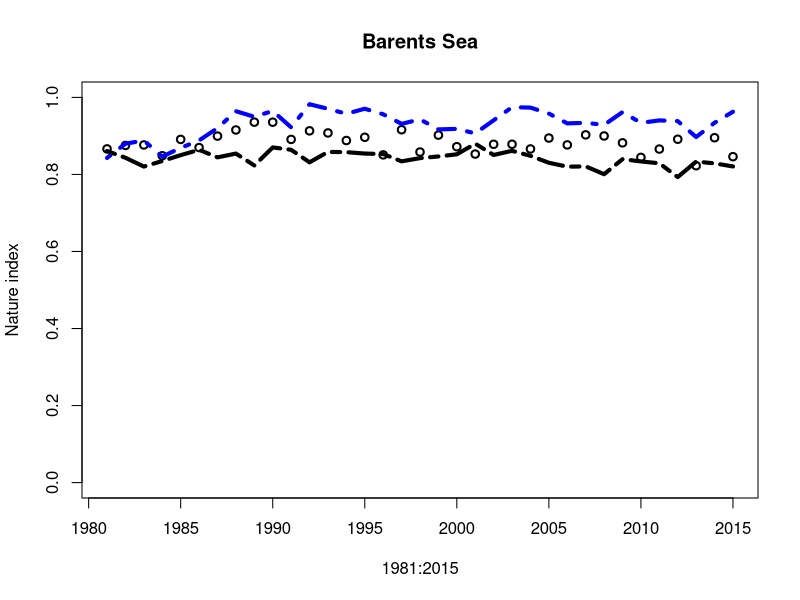
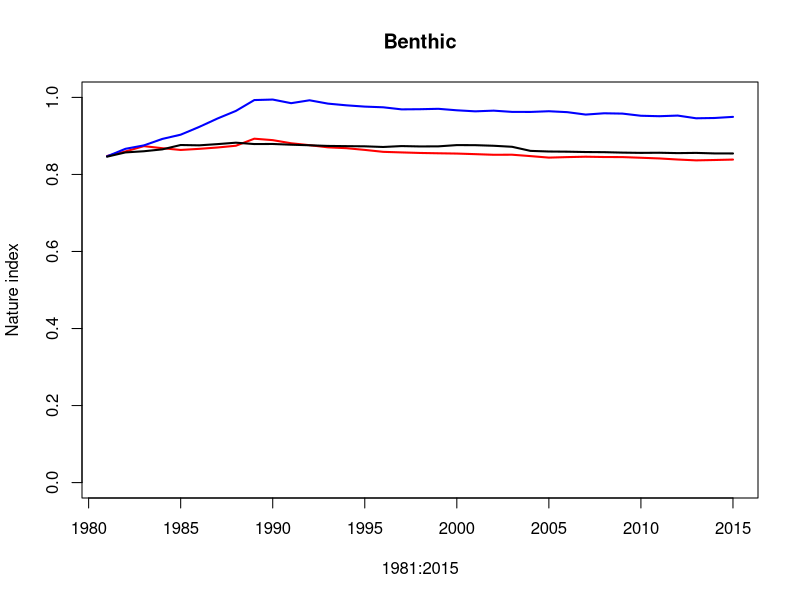
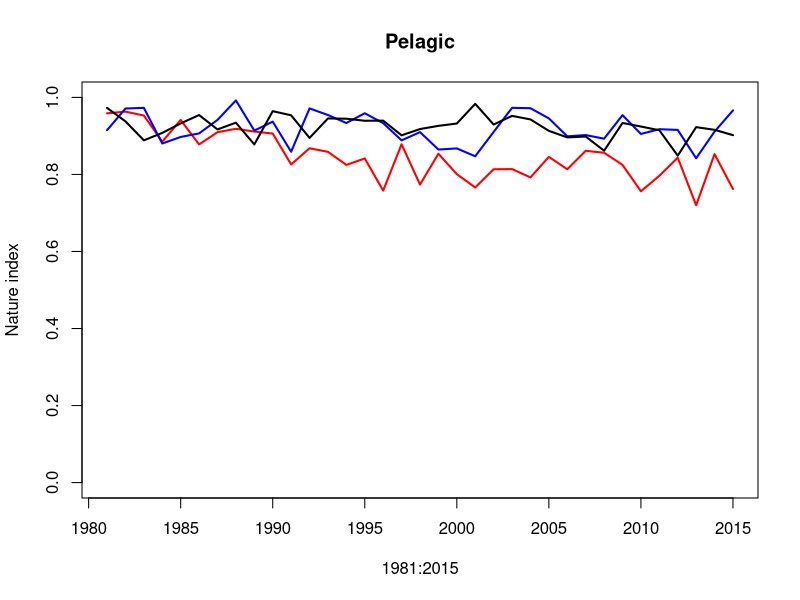

R code for these plots, in order: (Note: this script raises an error after producing the figures.)
library(tidyverse)
# The script calculates the Nature Index from the output of model simulations of the Barents Sea.
# Barent Sea model ....
#
# Indicators: biomass
#
# Reference values are estimated from 

# Functions that scale indicator observations
# Used when there are uncertainties in the indicator observations or reference values.
# So far not used in the Barents Sea calculations.

scaleobs<-function(ValueID=1:2,FK_OmraadeID=rep(1,2),FK_IndicatorID=rep(1,2),FK_RefAarID=c(0,1),nsim=100,
                   bootmat=matrix(1,nrow = 2,ncol = nsim),ref.value.code=0,IndicatorID=1,FK_Scalingmodel=1){
  
  
  Reference.values <- FK_RefAarID == ref.value.code
  refmat <- 0*bootmat
  valuemat <- bootmat
  N.values <- length(ValueID)
  
  for (i in 1:N.values) {
    refmat[i,] <- bootmat[Reference.values & FK_OmraadeID == FK_OmraadeID[i],]
  }
  
  scaled.bootmat <- valuemat/refmat
  dimnames(scaled.bootmat)[[1]] <- ValueID
  
  model.mat <- matrix(1,nrow=N.values,ncol=nsim)
  FK_Scalingmodel <- as.character(FK_Scalingmodel)
  for (i in 1:N.values) {
    model.mat[i,] <- rep(FK_Scalingmodel[IndicatorID == FK_IndicatorID[i]],nsim)
  }
  scaled.bootmat[model.mat == 2] <- (-1)*scaled.bootmat[model.mat == 2] + 2
  scaled.bootmat[scaled.bootmat < 0] <- 0.0
  scaled.bootmat[scaled.bootmat > 1] <- 1.0
  if (!(is.matrix(scaled.bootmat))) {scaled.bootmat <- t(matrix(scaled.bootmat))}
  
  return(scaled.bootmat)
}

# Functions that calculate weights

calculate.fidelity.weights <- function(fidelity = NULL,
                                       functional.group = NULL, 
                                       presence = NULL) {
  
  # Function that calculates fidelity weights
  # functional.groups could be integer, character or factor
  
  fidelity.matrix <- matrix(rep(fidelity,1,each=dim(presence)[1]),ncol=dim(presence)[2])*presence
  fidelity.weight <- fidelity.matrix*0
  
  if (dim(fidelity.matrix)[1] > 1) {
    for (lev in unique(functional.group)) {
      fidelity.weight[,functional.group == lev] <- 
        fidelity.matrix[,functional.group == lev]/
        rowSums(as.matrix(fidelity.matrix[,functional.group == lev]))
    }
  }
  if (dim(fidelity.matrix)[1] == 1) {
    for (lev in unique(functional.group)) {
      fidelity.weight[,functional.group == lev] <- 
        fidelity.matrix[,functional.group == lev]/
        rowSums(t(as.matrix(fidelity.matrix[,functional.group == lev])))
    }
  }
  
  fidelity.weight[is.nan(fidelity.weight)] <- 0
  
  return(fidelity.weight)
}

#-------------

calculate.trophic.weights <- function(functional.group = NULL, 
                                      presence = NULL, 
                                      key.indicator.code = "key",
                                      code.for.absence = 0,
                                      weights.key.indicators = 0.5) {
  
  # Function that calculates trophic weights
  # functional.groups could be integer, character or factor
  
  count.func.group <- function(functional.group, 
                               key.indicator.code = "key",
                               code.for.absence = 0) {
    # Function that counts the number of functional groups other than key indicators
    # in a set of indicators
    
    return(length(unique(functional.group[!(functional.group %in% c(code.for.absence,
                                                                    key.indicator.code))])))
  }
  
  check.for.key.indicators <- function(functional.group,
                                       key.indicator.code = "key") {
    # Function that checks for key indicators among a set of indicators
    
    return(key.indicator.code %in% functional.group)
  }
  
  assign.trophic.weights <- function(functional.group,
                                     n.functional.group,
                                     key.indicators.present, 
                                     key.indicator.code = "key",
                                     code.for.absence = 0,
                                     w = 0.5) {
    # Function that assigns trophic weights to each indicator observed in a BSunit.
    
    # trophic weight for key indicators
    
    trophic.weight <- (functional.group*0) +
      (functional.group == key.indicator.code)*(w + (1-w)*(n.functional.group == 0))
    
    # trophic weight for nonkey indicators
    
    n.functional.group[n.functional.group == 0] <- 1
    trophic.weight <- trophic.weight +
      ((!(functional.group %in% c(code.for.absence,key.indicator.code)))*
         ((1-(w*key.indicators.present))/n.functional.group))
    return(trophic.weight)
  }
  
  if (is.character(functional.group)) {functional.group <- as.factor(functional.group)}
  
  if (is.factor(functional.group)) {
    key.indicator.code <- which(levels(functional.group) == key.indicator.code)
    if (length(key.indicator.code) == 0) {key.indicator.code <- length(levels(functional.group))+10}
    functional.group <- as.integer(functional.group)
    code.for.absence <- 0
  }
  
  functional.group.matrix <- matrix(rep(functional.group,1,each=dim(presence)[1]),
                                    ncol=dim(presence)[2])
  functional.group.matrix <- functional.group.matrix*presence + (!presence)*code.for.absence
  
  n.functional.group <- apply(functional.group.matrix,1,count.func.group,
                              key.indicator.code,code.for.absence)
  key.indicators.present <- apply(functional.group.matrix,1,check.for.key.indicators,
                                  key.indicator.code)
  
  return(apply(functional.group.matrix,2,assign.trophic.weights,
               n.functional.group,key.indicators.present,
               key.indicator.code,code.for.absence,w))
}

#-------------

calculate.BSunit.weights <- function(fidelity,
                                     functional.group, 
                                     presence, 
                                     key.indicator.code = "key",
                                     code.for.absence = 0,
                                     w = 0.5) {
  
  # Function that calculates BSunit.weights. 
  # BSunit.weights are the product of fidelity weights and trophic weights.
  # NI for BSunits is the weighted average of scaled indicator observations within the BSunit
  # using BSunit.weights as weights.
  # BSunit.weights should therefore sum to 1 within each BS-unit.
  
  fidelity.weights <- calculate.fidelity.weights(fidelity, 
                                                 functional.group, 
                                                 presence)
  trophic.weights <- calculate.trophic.weights(functional.group, 
                                               presence, 
                                               key.indicator.code, 
                                               code.for.absence, 
                                               w)
  return(fidelity.weights*trophic.weights)
}

#----------------

#Next two functions are not used in the Barents Sea calculations as there is 
#only one spatial unit in the analysis

#calculate.area.weights <- function(BSunit.area = NULL,
#                                   NIunits = NULL) {
#  
#  # Function that calculates area weights
#  
#  area.weights <- NIunits*0
#  for (i in 1:(dim(area.weights)[2])) {
#    tot.area <- sum(BSunit.area[NIunits[,i] == 1])
#    area.weights[,i] <- BSunit.area*NIunits[,i]/tot.area
#  }
#  return(area.weights)
#}
#
##----------------
#
#
#calculate.NI.weights <- function(BSunit.area = NULL,
#                                 NIunits = NULL,
#                                 fidelity = NULL,
#                                 functional.group = NULL, 
#                                 presence = NULL,
#                                 key.indicator.code = "key",
#                                 code.for.absence = 0,
#                                 w = 0.5) {
#  
#  # Function that calculates weights used in the calculation of the Nature Index for a set of NIunits
#  
#  BSunit.weights <- calculate.BSunit.weights(fidelity, functional.group, presence, key.indicator.code, 
#                                             code.for.absence,w)
#  area.weights <- calculate.area.weights(BSunit.area,NIunits)
#  
#  NI.weights <- vector("list",dim(NIunits)[2])
#  names(NI.weights) <- dimnames(NIunits)[[2]]
#  
#  for (i in 1:dim(NIunits)[2]) {
#    NI.weights[[i]] <- BSunit.weights*
#      matrix(rep(area.weights[,i],dim(BSunit.weights)[2]),ncol=dim(BSunit.weights)[2])
#    dimnames(NI.weights[[i]]) <- dimnames(presence)
#  }
#  
#  return(NI.weights)
#}

# FIRST CALCULATION. 
# REFERENCE VALUES CONSTANT, REFERENCE VALUES READ FROM "virgin_biomass_natureindex"

# Read input data
fmsy0_natureindex<- read.csv("nature_index/scenarios/fmsy0_natureindex.csv")
fmsy1_natureindex<- read.csv("nature_index/scenarios/fmsy1_natureindex.csv")
fmsy2_natureindex<- read.csv("nature_index/scenarios/fmsy2_natureindex.csv")
virgin_biomass_natureindex<- read.csv("nature_index/scenarios/virgin_biomass_natureindex.csv")
ni_indicators_noba<- read.csv("nature_index/scenarios/ni_indicators_noba.csv")

valuemat_fmsy0 <- as.matrix(fmsy0_natureindex[,4:38])
dimnames(valuemat_fmsy0)[[1]] <- fmsy0_natureindex[,2]
dimnames(valuemat_fmsy0)[[2]] <- 1981:2015

valuemat_fmsy1 <- as.matrix(fmsy1_natureindex[,4:38])
dimnames(valuemat_fmsy1)[[1]] <- fmsy1_natureindex[,2]
dimnames(valuemat_fmsy1)[[2]] <- 1981:2015

valuemat_fmsy2 <- as.matrix(fmsy2_natureindex[,4:38])
dimnames(valuemat_fmsy2)[[1]] <- fmsy2_natureindex[,2]
dimnames(valuemat_fmsy2)[[2]] <- 1981:2015

valuemat_virgin<- as.matrix(virgin_biomass_natureindex[,4]) #4=VB, 5=2100
dimnames(valuemat_virgin)[[1]]<- virgin_biomass_natureindex[,2]

# Read or calculate reference values


refmat <- matrix(rep(virgin_biomass_natureindex[,4],dim(valuemat_virgin)[2]), #also change here for 2100
                 nrow = dim(valuemat_virgin)[1], ncol=dim(valuemat_virgin)[2])

refmat<- as.vector(refmat)
# Scale indicators according to the LOW model
  
scaled.bootmat_fmsy0 <- valuemat_fmsy0/refmat
scaled.bootmat_fmsy0[scaled.bootmat_fmsy0 < 0] <- 0.0
scaled.bootmat_fmsy0[scaled.bootmat_fmsy0 > 1] <- 1.0

scaled.bootmat_fmsy1 <- valuemat_fmsy1/refmat
scaled.bootmat_fmsy1[scaled.bootmat_fmsy1 < 0] <- 0.0
scaled.bootmat_fmsy1[scaled.bootmat_fmsy1 > 1] <- 1.0

scaled.bootmat_fmsy2 <- valuemat_fmsy2/refmat
scaled.bootmat_fmsy2[scaled.bootmat_fmsy2 < 0] <- 0.0
scaled.bootmat_fmsy2[scaled.bootmat_fmsy2 > 1] <- 1.0

# CALCULATE WEIGHTS.

# Create input objects to the weight calculations

#The indicators fidelity to the Barents Sea, pelagic and bethic systems.



fidelity.pelagic <- ni_indicators_noba[,"fidelity_pelagic"] > 0
fidelity.benthic <- ni_indicators_noba[,"fidelity_benthic"] > 0


functional.group <- ni_indicators_noba[,"fk_func_groupID"]
fidelity.whole.ecosystem <- rep(1,length(functional.group))
#Option to reduce the number of functional groups. Lumps all top predators 
#into one group and all intermediate predators into one group

functional.group[functional.group == 9] <- 8
functional.group[functional.group == 2] <- 1

#Option to include key elements. If skipped, there are no key elements
#recognized in the calculation, instead the candidate key elements are treated just like the
#other indicators

functional.group[ni_indicators_noba[,"key_element"]] <- 10

key.indicator.code <- c(10) # Necessary input to weight calculation
code.for.absence <- c(0)
functional.group.benthic <- functional.group*fidelity.benthic
functional.group.pelagic <- functional.group*fidelity.pelagic

# ICunits corresponds to the matrix "presence" that appears in the functions for calculating weights.
# For the Barents Sea calculations, there is only one spatial unit where all indicators are present.
# So, in order to calculate weighgts correctly, using the above functions,
# ICunit should be an 1 x n.ind matrix containing the sequence 1:n.ind, while
# NIunits should be an 1 x 1 matrix of 1.

ICunits <- t(as.matrix(1:length(functional.group)))
dimnames(ICunits)[[1]] <- as.list("Barents Sea")
dimnames(ICunits)[[2]] <- ni_indicators_noba$indicator_name

NIunits <- as.matrix(1)
dimnames(NIunits)[[1]] <- as.list(dimnames(ICunits)[[1]])
dimnames(NIunits)[[2]] <- as.list("Barents Sea")

w = 0.50 # The total weight given to key indicators, when key indicators are present in the data.

Indicator.weights.whole.ecosystem <- calculate.BSunit.weights(fidelity.whole.ecosystem,
                         functional.group, 
                         (ICunits > 0), 
                         key.indicator.code,
                         code.for.absence,
                         w)

Indicator.weights.pelagic <- calculate.BSunit.weights(fidelity.pelagic,
                                              functional.group.pelagic, 
                                              (ICunits > 0), 
                                              key.indicator.code,
                                              code.for.absence,
                                              w)

Indicator.weights.benthic <- calculate.BSunit.weights(fidelity.benthic,
                                              functional.group.benthic, 
                                              (ICunits > 0), 
                                              key.indicator.code,
                                              code.for.absence,
                                              w)

# CALCULATE NATURE INDEX VALUES
# In the case of the Barents Sea simulations, NIs (vector of length n.time) is calculated as 
# the matrix product between Indicator,weights (1 x n.ind matrix) and 
# scaled.bootmat (n.ind x n.time matrix)


nature.index_fmsy0 <- Indicator.weights.whole.ecosystem %*% scaled.bootmat_fmsy0
nature.index_fmsy1 <- Indicator.weights.whole.ecosystem %*% scaled.bootmat_fmsy1
nature.index_fmsy2 <- Indicator.weights.whole.ecosystem %*% scaled.bootmat_fmsy2

as.data.frame(nature.index_fmsy0) %>% gather(year, score, 1:35) -> fmsy0
fmsy0$scenario<- "fmsy0"
#fmsy0<- fmsy0[c(TRUE,rep(FALSE,4)), ]

as.data.frame(nature.index_fmsy1) %>% gather(year, score, 1:35) -> fmsy1
fmsy1$scenario<- "fmsy1"
#fmsy1<- fmsy1[c(TRUE,rep(FALSE,4)), ]

as.data.frame(nature.index_fmsy2) %>% gather(year, score, 1:35) -> fmsy2
fmsy2$scenario<- "fmsy2"
#fmsy2<- fmsy2[c(TRUE,rep(FALSE,4)), ]

index3<- rbind(fmsy0, fmsy1, fmsy2)
index3$year<- as.integer(index3$year)

plot(1981:2015,nature.index_fmsy2,ylim = c(0,1),lty=3,lwd=2,ylab="Nature index")
lines(1981:2015,nature.index_fmsy1,col="blue", lty=4, lwd=4)
lines(1981:2015,nature.index_fmsy0,col="black",lwd=4, lty=6)
title("Barents Sea")

a<- ggplot(index3, aes(year,score)) + 
  geom_line(aes(colour=scenario), lwd=2) + 
  ylim(0.7,1)+ggtitle("Overall")+
  theme_bw()+
  theme(axis.text=element_text(size=15))+theme(axis.title.x=element_text(size=25))+
  theme(axis.title.y=element_text(size=25))+ theme(legend.text=element_text(size=25))+
  theme(legend.title=element_text(size=25))+
  xlab("")+ ylab("")+
  theme(legend.position="none")+
  scale_color_brewer(palette="Dark2")

nature.index_fmsy0.benthic <- Indicator.weights.benthic %*% scaled.bootmat_fmsy0
nature.index_fmsy1.benthic <- Indicator.weights.benthic %*% scaled.bootmat_fmsy1
nature.index_fmsy2.benthic <- Indicator.weights.benthic %*% scaled.bootmat_fmsy2

as.data.frame(nature.index_fmsy0.benthic) %>% gather(year, score, 1:35) -> fmsy0_benthic
fmsy0_benthic$scenario<- "fmsy0"
#fmsy0_benthic<- fmsy0_benthic[c(TRUE,rep(FALSE,4)), ]
as.data.frame(nature.index_fmsy1.benthic) %>% gather(year, score, 1:35) -> fmsy1_benthic
fmsy1_benthic$scenario<- "fmsy1"
#fmsy1_benthic<- fmsy1_benthic[c(TRUE,rep(FALSE,4)), ]
as.data.frame(nature.index_fmsy2.benthic) %>% gather(year, score, 1:35) -> fmsy2_benthic
fmsy2_benthic$scenario<- "fmsy2"
#fmsy2_benthic<- fmsy2_benthic[c(TRUE,rep(FALSE,4)), ]
benthic_nni<- rbind(fmsy0_benthic, fmsy1_benthic, fmsy2_benthic)
benthic_nni$year<- as.integer(benthic_nni$year)

plot(1981:2015,nature.index_fmsy2.benthic,ylim = c(0,1),type="l",col="red",lwd=2,ylab="Nature index")
lines(1981:2015,nature.index_fmsy1.benthic,col="blue",lwd=2)
lines(1981:2015,nature.index_fmsy0.benthic,col="black",lwd=2)
title("Benthic")

b<- ggplot(benthic_nni, aes(year,score)) +
  geom_line(aes(colour=scenario), lwd=2) +
  ylim(0.7,1)+ggtitle("Benthic")+
  theme_bw()+
  theme(axis.text=element_text(size=15))+theme(axis.title.x=element_text(size=25))+
  theme(axis.title.y=element_text(size=25))+ theme(legend.text=element_text(size=25))+
  theme(legend.title=element_text(size=25))+
  xlab("")+ylab("NNI Score")+ theme(legend.position="none")+
  scale_color_brewer(palette="Dark2")

nature.index_fmsy0.pelagic <- Indicator.weights.pelagic %*% scaled.bootmat_fmsy0
nature.index_fmsy1.pelagic <- Indicator.weights.pelagic %*% scaled.bootmat_fmsy1
nature.index_fmsy2.pelagic <- Indicator.weights.pelagic %*% scaled.bootmat_fmsy2

as.data.frame(nature.index_fmsy0.pelagic) %>% gather(year, score, 1:35) -> fmsy0_pelagic
fmsy0_pelagic$scenario<- "fmsy0"
#fmsy0_pelagic<- fmsy0_pelagic[c(TRUE,rep(FALSE,4)), ]

as.data.frame(nature.index_fmsy1.pelagic) %>% gather(year, score, 1:35) -> fmsy1_pelagic
fmsy1_pelagic$scenario<- "fmsy1"
#fmsy1_pelagic<- fmsy1_pelagic[c(TRUE,rep(FALSE,4)), ]

as.data.frame(nature.index_fmsy2.pelagic) %>% gather(year, score, 1:35) -> fmsy2_pelagic
fmsy2_pelagic$scenario<- "fmsy2"
#fmsy2_pelagic<- fmsy2_pelagic[c(TRUE,rep(FALSE,4)), ]

pelagic_nni<- rbind(fmsy0_pelagic, fmsy1_pelagic, fmsy2_pelagic)
pelagic_nni$year<- as.integer(pelagic_nni$year)

c<- ggplot(pelagic_nni, aes(year,score)) + 
  geom_line(aes(colour=scenario), lwd=2) + ylim(0.7,1)+
  xlim(1981, 2015)+
  ggtitle("Pelagic")+
  theme_bw()+
  theme(axis.text=element_text(size=15))+theme(axis.title.x=element_text(size=25))+
  theme(axis.title.y=element_text(size=25))+ theme(legend.text=element_text(size=25))+
  theme(legend.title=element_text(size=25))+
  xlab("Year")+
  ylab("")+ theme(legend.position="none")+ theme(legend.position="none")+
  scale_color_brewer(palette="Dark2")

legend<- ggplot(pelagic_nni, aes(year,score)) + 
  geom_line(aes(colour=scenario), lwd=2) + ylim(0.25,1)+
  xlim(1981, 2015)+
  ggtitle("Pelagic Norway Nature Index for the Barents Sea")+
  theme_bw()+
  theme(axis.text=element_text(size=15))+theme(axis.title.x=element_text(size=25))+
  theme(axis.title.y=element_text(size=25))+ theme(legend.text=element_text(size=25))+
  theme(legend.title=element_text(size=25))+
  xlab("Year")+
  ylab("Score")+
  scale_color_brewer(palette="Dark2")

plot(1981:2015,nature.index_fmsy2.pelagic,ylim = c(0,1),type="l",col="red",lwd=2,ylab="Nature index")
lines(1981:2015,nature.index_fmsy1.pelagic,col="blue",lwd=2)
lines(1981:2015,nature.index_fmsy0.pelagic,col="black",lwd=2)
title("Pelagic")

# 
prow<- plot_grid(a, b, c, labels = c("A", "B", "C"), align = "v", ncol=1)
legend<- get_legend(legend)
plot_grid(prow, legend, rel_widths = c(3, .3))

benthic_nni$type<- "benthic"
index3$type<- "overall"
pelagic_nni$type<- "pelagic"
nni<- rbind(index3, benthic_nni, pelagic_nni)
write.csv(nni, "nature_index/scenarios/nni_scores.csv")

write.csv(index3, "nature_index/ni_scores.csv", row.names=F)
write.csv(benthic_nni, "nature_index/ni_benthic.csv", row.names = F)
write.csv(pelagic_nni, "nature_index/ni_pelagic.csv", row.names = F)
